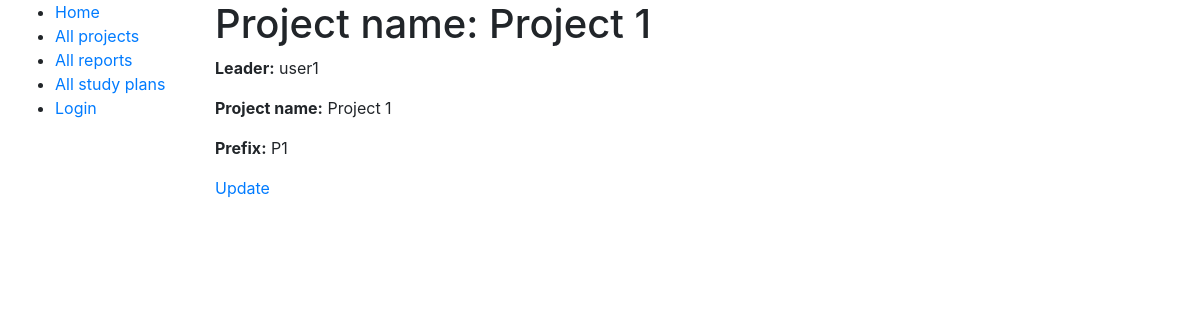
Screenshot of /fileindex/projects/1 with the database file from the repository.
### fileindex/models.py (models this page shows, shortened)
class Project(models.Model):
    name = models.CharField(max_length=128)
    leader = models.ForeignKey(User, on_delete=models.CASCADE)
    prefix = models.CharField(max_length=8)

### fileindex/views.py (the view)
# urls.py: path('projects/<int:pk>', views.project_detail, name='project-detail'),
def project_detail(request, pk):
    project = Project.objects.get(id=pk)
    context = {'project_detail': project}
    return render(request, 'fileindex/project_detail.html', context)

### fileindex/templates/fileindex/project_detail.html
{% extends "base_generic.html" %}
{% block content %}
	<h1>Project name: {{ project_detail.name }}</h1>
	<p><strong>Leader:</strong> {{ project_detail.leader }}</p>
	<p><strong>Project name:</strong> {{ project_detail.name }}</p>
	<p><strong>Prefix:</strong> {{ project_detail.prefix }}</p>
	<a href="{% url 'project-update' project_detail.id %}">Update</a>
{% endblock %}

### rows the page displays
Project: name "Project 1", leader "user1", prefix "P1"
